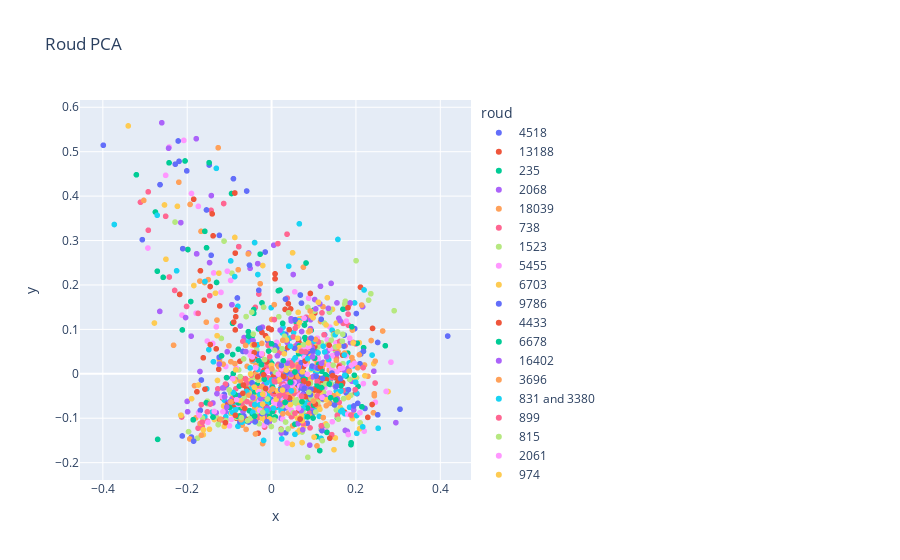

Notebook code for this chart:
### Code cell
df['pca'] = hero.pca(df['tfidf_dt'])
fig = hero.scatterplot(
    df, 
    col='pca', 
    color='roud', 
    title="Roud PCA"
)
